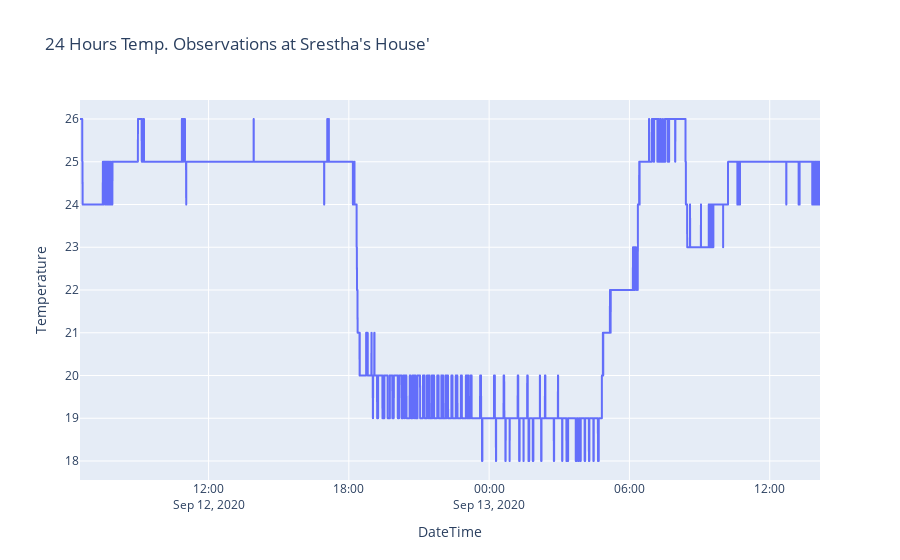

Notebook code for this chart:
### Code cell
import plotly.express as px
sr = [1,2,3,4,5,6]
marks = [20, 10, 50, 30, 100, 75]
 
fig = px.line(x=dateArray, y=tempArray, title="24 Hours Temp. Observations at Srestha\'s House")

fig.update_xaxes(title_text='DateTime')
fig.update_yaxes(title_text='Temperature')
fig.show()

### Figure 1 — Plotly figure (JSON) as saved in the notebook; plotly's stock layout.template omitted (floating-point values rounded to 4 significant figures; data arrays with more than 128 entries replaced by an {"elided": "..."} marker saying what was removed)
{"data": [{"hoverlabel": {"namelength": 0}, "hovertemplate": "x=%{x}<br>y=%{y}", "legendgroup": "", "line": {"color": "#636efa", "dash": "solid"}, "mode": "lines", "name": "", "showlegend": false, "type": "scattergl", "x": {"elided": "9723 str values"}, "xaxis": "x", "y": {"elided": "9723 int values"}, "yaxis": "y"}], "layout": {"legend": {"tracegroupgap": 0}, "title": {"text": "24 Hours Temp. Observations at Srestha's House'"}, "xaxis": {"anchor": "y", "domain": [0, 1], "title": {"text": "DateTime"}}, "yaxis": {"anchor": "x", "domain": [0, 1], "title": {"text": "Temperature"}}}}
